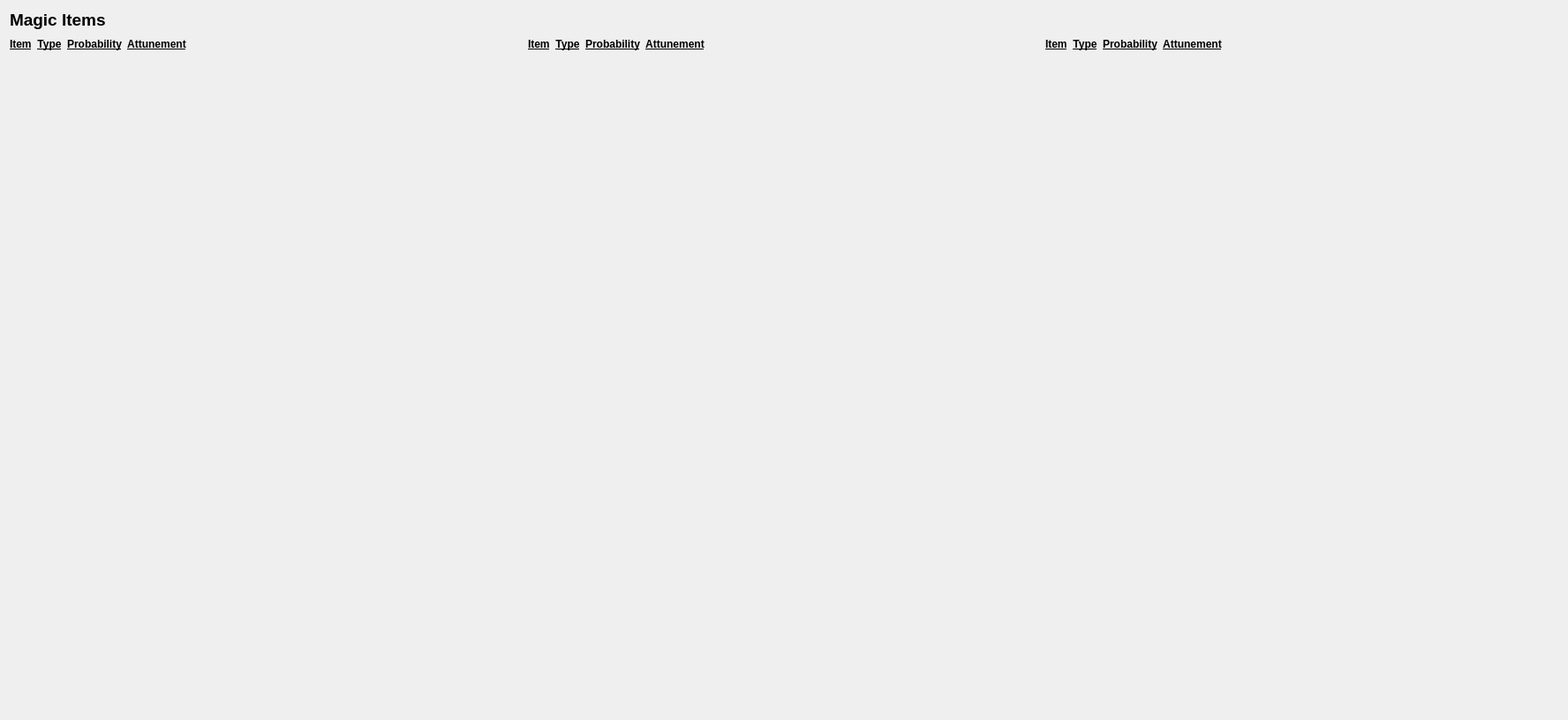
      <widget class="QWidget" name="scrollAreaWidgetContents_6">
       <property name="geometry">
        <rect>
         <x>0</x>
         <y>0</y>
         <width>1776</width>
         <height>815</height>
        </rect>
       </property>
       <layout class="QVBoxLayout" name="verticalLayout">
        <item>
         <widget class="QLabel" name="label_2119">
          <property name="font">
           <font>
            <pointsize>14</pointsize>
            <weight>75</weight>
            <bold>true</bold>
           </font>
          </property>
          <property name="text">
           <string>Magic Items</string>
          </property>
          <property name="wordWrap">
           <bool>false</bool>
          </property>
         </widget>
        </item>
        <item>
         <layout class="QHBoxLayout" name="horizontalLayout_6">
          <item>
           <layout class="QHBoxLayout" name="horizontalLayout_32">
            <item>
             <layout class="QVBoxLayout" name="layoutMagicName1">
              <item>
               <widget class="QLabel" name="label_2121">
                <property name="font">
                 <font>
                  <weight>75</weight>
                  <bold>true</bold>
                  <underline>true</underline>
                 </font>
                </property>
                <property name="text">
                 <string>Item</string>
                </property>
               </widget>
              </item>
             </layout>
            </item>
            <item>
             <layout class="QVBoxLayout" name="layoutMagicType1">
              <item>
               <widget class="QLabel" name="label_2130">
                <property name="font">
                 <font>
                  <weight>75</weight>
                  <bold>true</bold>
                  <underline>true</underline>
                 </font>
                </property>
                <property name="text">
                 <string>Type</string>
                </property>
                <property name="alignment">
                 <set>Qt::AlignCenter</set>
                </property>
               </widget>
              </item>
             </layout>
            </item>
            <item>
             <layout class="QVBoxLayout" name="layoutMagicProbability1">
              <item>
               <widget class="QLabel" name="label_2140">
                <property name="font">
                 <font>
                  <weight>75</weight>
                  <bold>true</bold>
                  <underline>true</underline>
                 </font>
                </property>
                <property name="text">
                 <string>Probability</string>
                </property>
                <property name="alignment">
                 <set>Qt::AlignCenter</set>
                </property>
               </widget>
              </item>
             </layout>
            </item>
            <item>
             <layout class="QVBoxLayout" name="layoutMagicAttunement1">
              <item>
               <widget class="QLabel" name="label_2150">
                <property name="font">
                 <font>
                  <weight>75</weight>
                  <bold>true</bold>
                  <underline>true</underline>
                 </font>
                </property>
                <property name="text">
                 <string>Attunement</string>
                </property>
                <property name="alignment">
                 <set>Qt::AlignCenter</set>
                </property>
               </widget>
              </item>
             </layout>
            </item>
           </layout>
          </item>
          <item>
           <spacer name="horizontalSpacer_2">
            <property name="orientation">
             <enum>Qt::Horizontal</enum>
            </property>
            <property name="sizeHint" stdset="0">
             <size>
              <width>40</width>
              <height>20</height>
             </size>
            </property>
           </spacer>
          </item>
          <item>
           <layout class="QHBoxLayout" name="horizontalLayout_33">
            <item>
             <layout class="QVBoxLayout" name="layoutMagicName2">
              <item>
               <widget class="QLabel" name="label_2122">
                <property name="font">
                 <font>
                  <weight>75</weight>
                  <bold>true</bold>
                  <underline>true</underline>
                 </font>
                </property>
                <property name="text">
                 <string>Item</string>
                </property>
               </widget>
              </item>
             </layout>
            </item>
            <item>
             <layout class="QVBoxLayout" name="layoutMagicType2">
              <item>
               <widget class="QLabel" name="label_2131">
                <property name="font">
                 <font>
                  <weight>75</weight>
                  <bold>true</bold>
                  <underline>true</underline>
                 </font>
                </property>
                <property name="text">
                 <string>Type</string>
                </property>
                <property name="alignment">
                 <set>Qt::AlignCenter</set>
                </property>
               </widget>
              </item>
             </layout>
            </item>
            <item>
             <layout class="QVBoxLayout" name="layoutMagicProbability2">
              <item>
               <widget class="QLabel" name="label_2141">
                <property name="font">
                 <font>
                  <weight>75</weight>
                  <bold>true</bold>
                  <underline>true</underline>
                 </font>
                </property>
                <property name="text">
                 <string>Probability</string>
                </property>
                <property name="alignment">
                 <set>Qt::AlignCenter</set>
                </property>
               </widget>
              </item>
             </layout>
            </item>
            <item>
             <layout class="QVBoxLayout" name="layoutMagicAttunement2">
              <item>
               <widget class="QLabel" name="label_2151">
                <property name="font">
                 <font>
                  <weight>75</weight>
                  <bold>true</bold>
                  <underline>true</underline>
                 </font>
                </property>
                <property name="text">
                 <string>Attunement</string>
                </property>
                <property name="alignment">
                 <set>Qt::AlignCenter</set>
                </property>
               </widget>
              </item>
             </layout>
            </item>
           </layout>
          </item>
          <item>
           <spacer name="horizontalSpacer_3">
            <property name="orientation">
             <enum>Qt::Horizontal</enum>
            </property>
            <property name="sizeHint" stdset="0">
             <size>
              <width>40</width>
              <height>20</height>
             </size>
            </property>
           </spacer>
          </item>
          <item>
           <layout class="QHBoxLayout" name="horizontalLayout_34">
            <item>
             <layout class="QVBoxLayout" name="layoutMagicName3">
              <item>
               <widget class="QLabel" name="label_2123">
                <property name="font">
                 <font>
                  <weight>75</weight>
                  <bold>true</bold>
                  <underline>true</underline>
                 </font>
                </property>
                <property name="text">
                 <string>Item</string>
                </property>
               </widget>
              </item>
             </layout>
            </item>
            <item>
             <layout class="QVBoxLayout" name="layoutMagicType3">
              <item>
               <widget class="QLabel" name="label_2132">
                <property name="font">
                 <font>
                  <weight>75</weight>
                  <bold>true</bold>
                  <underline>true</underline>
                 </font>
                </property>
                <property name="text">
                 <string>Type</string>
                </property>
                <property name="alignment">
                 <set>Qt::AlignCenter</set>
                </property>
               </widget>
              </item>
             </layout>
            </item>
            <item>
             <layout class="QVBoxLayout" name="layoutMagicProbability3">
              <item>
               <widget class="QLabel" name="label_2142">
                <property name="font">
                 <font>
                  <weight>75</weight>
                  <bold>true</bold>
                  <underline>true</underline>
                 </font>
                </property>
                <property name="text">
                 <string>Probability</string>
                </property>
                <property name="alignment">
                 <set>Qt::AlignCenter</set>
                </property>
               </widget>
              </item>
             </layout>
            </item>
            <item>
             <layout class="QVBoxLayout" name="layoutMagicAttunement3">
              <item>
               <widget class="QLabel" name="label_2152">
                <property name="font">
                 <font>
                  <weight>75</weight>
                  <bold>true</bold>
                  <underline>true</underline>
                 </font>
                </property>
                <property name="text">
                 <string>Attunement</string>
                </property>
                <property name="alignment">
                 <set>Qt::AlignCenter</set>
                </property>
               </widget>
              </item>
             </layout>
            </item>
           </layout>
          </item>
          <item>
           <spacer name="horizontalSpacer_4">
            <property name="orientation">
             <enum>Qt::Horizontal</enum>
            </property>
            <property name="sizeHint" stdset="0">
             <size>
              <width>40</width>
              <height>20</height>
             </size>
            </property>
           </spacer>
          </item>
         </layout>
        </item>
        <item>
         <spacer name="verticalSpacer_3">
          <property name="orientation">
           <enum>Qt::Vertical</enum>
          </property>
          <property name="sizeHint" stdset="0">
           <size>
            <width>20</width>
            <height>40</height>
           </size>
          </property>
         </spacer>
        </item>
       </layout>
      </widget>
